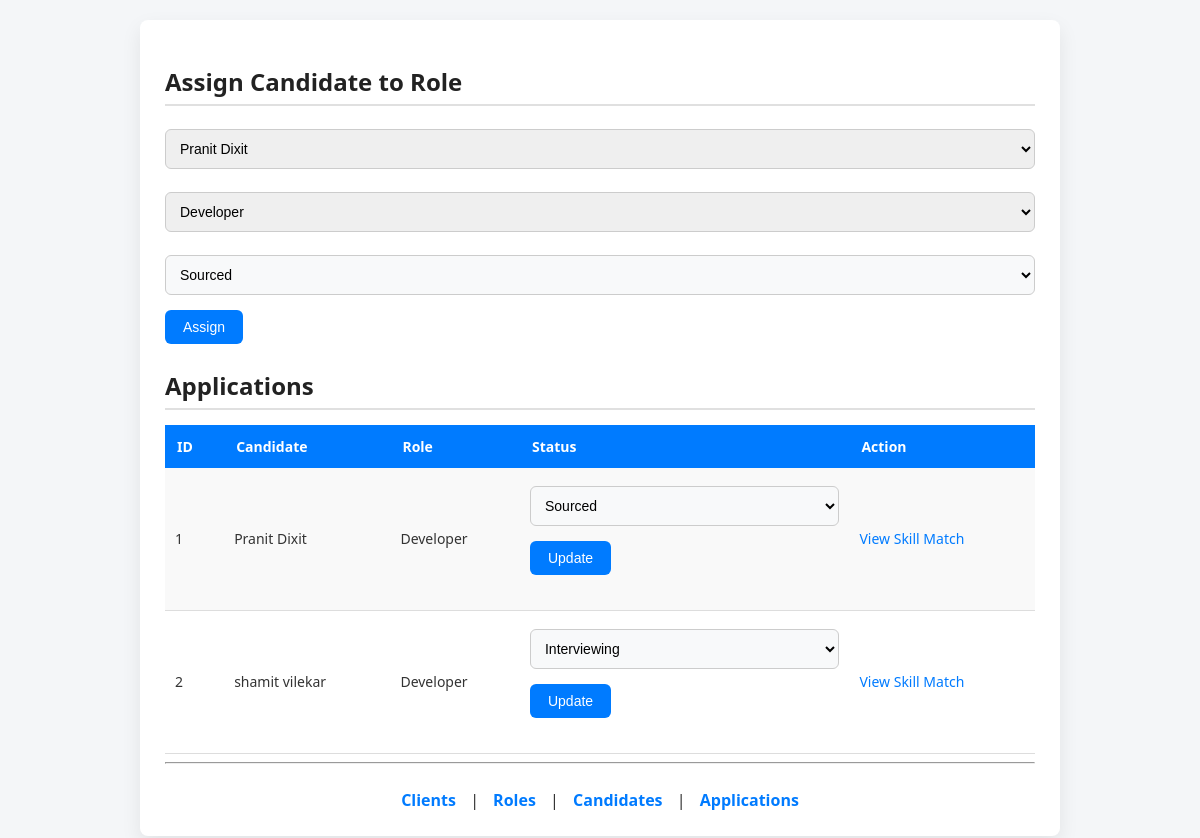
The app's page /applications, older data.
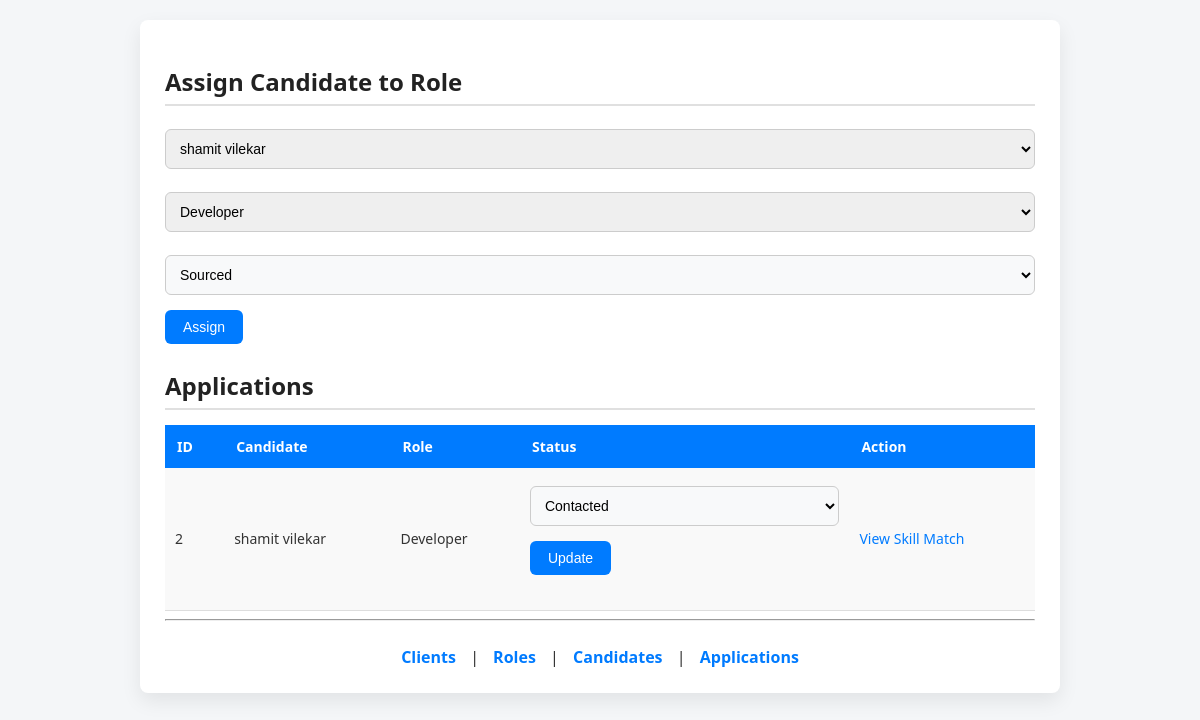
The same page, newer data.
### tables this page shows
CREATE TABLE Application (
    application_id INTEGER PRIMARY KEY AUTOINCREMENT,
    candidate_id INTEGER,
    role_id INTEGER,
    status TEXT, skill_match_percentage REAL,
    UNIQUE(candidate_id, role_id)
);

CREATE TABLE Candidate (
    candidate_id INTEGER PRIMARY KEY AUTOINCREMENT,
    name TEXT COLLATE NOCASE,
    linkedin_url TEXT COLLATE NOCASE,
    skills TEXT,
    experience_years INTEGER,
    resume_file_path TEXT,
    UNIQUE(name, linkedin_url)
);

CREATE TABLE Role (
    role_id INTEGER PRIMARY KEY AUTOINCREMENT,
    client_id INTEGER,
    title TEXT COLLATE NOCASE,
    jd_text TEXT,
    jd_file_path TEXT,
    status TEXT,
    FOREIGN KEY (client_id) REFERENCES Client(client_id),
    UNIQUE(client_id, title)
);

### app.py (the view, shortened to what this page needs)
@app.route("/applications", methods=["GET", "POST"])
def applications():
    db = get_db()
    cur = db.cursor()
    applications = cur.execute("""
        SELECT Application.application_id,
               Candidate.name,
               Role.title,
               Application.status
        FROM Application
        JOIN Candidate ON Application.candidate_id = Candidate.candidate_id
        JOIN Role ON Application.role_id = Role.role_id
    """).fetchall()
    candidates = cur.execute("SELECT * FROM Candidate").fetchall()
    roles = cur.execute("SELECT * FROM Role").fetchall()
    db.close()
    return render_template(
        "applications.html",
        applications=applications,
        candidates=candidates,
        roles=roles
    )

### app.py (called while the page is built)
def get_db():
    return sqlite3.connect("database.db")

### templates/applications.html (shortened to what this page needs)
<!DOCTYPE html>
<html>
  <head>
    <link rel="stylesheet" href="{{ url_for('static', filename='style.css') }}">
  </head>
  <body>
    <div class="container">
      <h2>Assign Candidate to Role</h2>
      <form method="post">
        <select name="candidate_id" required>
          {% for c in candidates %}
          <option value="{{ c[0] }}">{{ c[1] }}</option>
          {% endfor %}
        </select>
        <select name="role_id" required>
          {% for r in roles %}
          <option value="{{ r[0] }}">{{ r[2] }}</option>
          {% endfor %}
        </select>
        <select name="status" required>
          <option selected>Sourced</option>
        </select>
        <button type="submit">Assign</button>
      </form>
      <h2>Applications</h2>
      <table>
        <tr>
          <th>ID</th>
          <th>Candidate</th>
          <th>Role</th>
          <th>Status</th>
          <th>Action</th>
        </tr>
        {% for a in applications %}
        <tr>
          <td>{{ a[0] }}</td>
          <td>{{ a[1] }}</td>
          <td>{{ a[2] }}</td>
          <td>
            <form method="post" action="/update_status/{{ a[0] }}">
              <select name="status">
                <option {{ 'selected' if a[3]=='Sourced' else '' }}>Sourced</option>
                <option {{ 'selected' if a[3]=='Contacted' else '' }}>Contacted</option>
                <option {{ 'selected' if a[3]=='Interviewing' else '' }}>Interviewing</option>
              </select>
              <button type="submit">Update</button>
            </form>
          </td>
          <td>
            <a href="/skill_match/{{ a[0] }}">View Skill Match</a>
          </td>
        </tr>
        {% endfor %}
      </table>
      <hr>
      <div class="nav">
        <a href="/clients">Clients</a> |
        <a href="/roles">Roles</a> |
        <a href="/candidates">Candidates</a> |
        <a href="/applications">Applications</a>
      </div>
    </div>
  </body>
</html>

Row changes from the older to the newer data that the page shows:
removed Application: application_id "1", name "Pranit Dixit", title "Developer"
changed Application "shamit vilekar": status "Interviewing" → "Contacted"
Text that changed along with them:
form field candidate_id: "Pranit Dixit" → "shamit vilekar"
